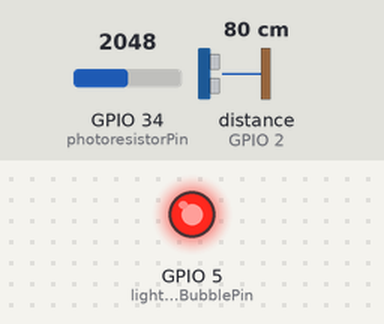
Bench run of a sketch on a simulated ESP32. Parts: output pins drawn as LEDs (lit = HIGH). Wiring (from diagram.json): ultrasonic range finder: trigger GPIO 4; echo GPIO 2. Inputs (shaded band) come from the test bench; at power-on: distance to the obstacle (sensor on GPIO 2) 80 cm, GPIO 34 (photoresistorPin) = 2048. The echo pulse lasts 58.3 µs per cm; WiFi joins after 1.5 s; servers stay silent unless stated; no MQTT or app messages arrive unless stated; pins used as bus, display or sensor lines are not drawn; what the sketch prints to the serial monitor is not drawn.

Above: at 2.7 s.
2.8 s: distance to the obstacle (sensor on GPIO 2) set to 193 cm
7.7 s: distance to the obstacle (sensor on GPIO 2) set to 202 cm
At 17.8 s:
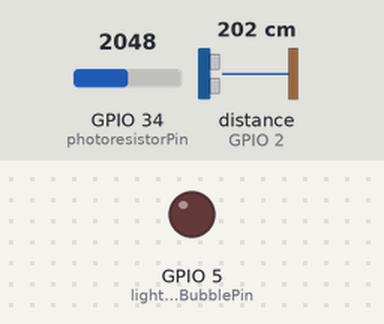
28.1 s: distance to the obstacle (sensor on GPIO 2) set to 2 cm
At 32.3 s:
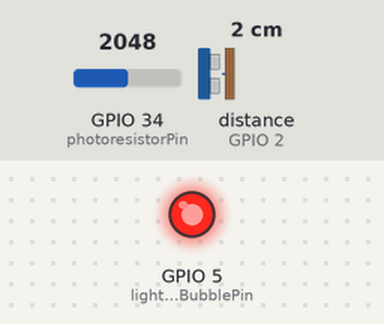
33.2 s: distance to the obstacle (sensor on GPIO 2) set to 250 cm
At 37.6 s:
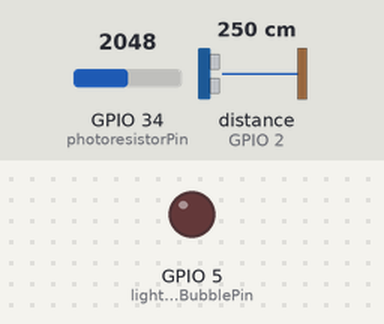
Timing chart, 0 to 43.3 s (numbered marks = the images above; inputs shaded):
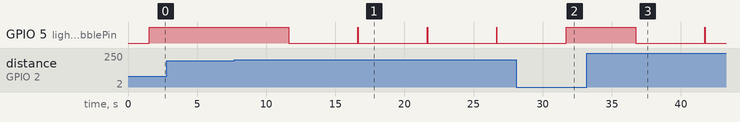

The sketch:

code.ino
```cpp
#include <WiFi.h>
#include <WiFiClientSecure.h>  // Secure TLS client
#include <PubSubClient.h>
#include <ArduinoJson.h>

// Wi-Fi Parameters
const char* WIFI_SSID = "Wokwi-GUEST";
const char* WIFI_PASSWORD = "";

// MQTT Server Parameters (TLS)
const char* MQTT_CLIENT_ID = "ESPLab5";
const char* MQTT_BROKER = "9635d68c61b74e0a9e7adb108b924247.s1.eu.hivemq.cloud";
const char* MQTT_USER = "SlaveClient";
const char* MQTT_PASSWORD = "RootP@ss1";
const char* MQTT_TOPIC = "Lab5_Temperature_Topic";
const int MQTT_PORT = 8883;  // Secure MQTT Port

WiFiClientSecure espClient;
PubSubClient client(espClient);

const int photoresistorPin = 34;
const int triggerPin = 4;
const int echoPin = 2;
const int lightWarningBubblePin = 5;
bool turned = true;
bool alert = false;

// Callback function for incoming MQTT messages
void callback(char* topic, byte* payload, unsigned int length) {
  Serial.print("Message received on topic: ");
  Serial.println(topic);

  String message;
  for (int i = 0; i < length; i++) {
    message += (char)payload[i];
  }
  Serial.print("Payload: ");
  Serial.println(message);

  DynamicJsonDocument doc(256);
  DeserializationError error = deserializeJson(doc, message);

  if (error) {
    Serial.print(F("Failed to parse JSON: "));
    Serial.println(error.c_str());
    return;
  }

  String stringtext = doc["Status"];
  if (stringtext == "off") {
    turned = false;
  } else if (stringtext == "on") {
    turned = true;
  }
}

void setup() {
  Serial.begin(115200);
  pinMode(photoresistorPin, INPUT);
  pinMode(triggerPin, OUTPUT);
  pinMode(echoPin, INPUT);
  pinMode(lightWarningBubblePin, OUTPUT);

  // Connect to WiFi
  Serial.print("Connecting to WiFi");
  WiFi.begin(WIFI_SSID, WIFI_PASSWORD);
  while (WiFi.status() != WL_CONNECTED) {
    Serial.print(".");
    delay(100);
  }
  Serial.println(" Connected!");

  // Secure connection for TLS
  espClient.setInsecure();  // Skips certificate validation (use only if needed)

  client.setServer(MQTT_BROKER, MQTT_PORT);
  client.setCallback(callback);  // Set the callback function for incoming messages
  client.setKeepAlive(60);

  Serial.print("Connecting to MQTT server... ");
  while (!client.connected()) {
    if (client.connect(MQTT_CLIENT_ID, MQTT_USER, MQTT_PASSWORD)) {
      Serial.println("Connected!");
      client.subscribe(MQTT_TOPIC);  // Subscribe to MQTT topic
    } else {
      Serial.print("Failed, rc=");
      Serial.print(client.state());
      Serial.println(" Retrying in 5 seconds...");
      delay(5000);
    }
  }
}

void loop() {
  client.loop();
  String message = "";

  if (analogRead(photoresistorPin) > 2000 && turned) {
    digitalWrite(lightWarningBubblePin, HIGH);

    // Trigger ultrasonic sensor
    digitalWrite(triggerPin, LOW);
    delay(2);
    digitalWrite(triggerPin, HIGH);
    delay(10);
    digitalWrite(triggerPin, LOW);

    long value = pulseIn(echoPin, HIGH);
    double meters = value / 58.0;  // Convert to centimeters

    Serial.print("Distance: ");
    Serial.print(meters);
    Serial.println(" cm");

    if (meters > 200) {
      digitalWrite(lightWarningBubblePin, LOW);
      if (alert) {
        alert = false;
        message = "{\"Alert\":\"All Good!\"}";
        client.publish(MQTT_TOPIC, message.c_str(), true);
        Serial.print("Broker Status:");
        Serial.print(client.state());
        Serial.println();
      }
    } else {
      alert = true;
      message = "{\"Alert\":\"Someone Close!\"}";
      client.publish(MQTT_TOPIC, message.c_str(), true);
      Serial.print("Broker Status:");
      Serial.print(client.state());
      Serial.println();
    }
  } else if (analogRead(photoresistorPin) > 2000) {
    message = "{\"Alert\":\"System disabled!\"}";
    client.publish(MQTT_TOPIC, message.c_str(), true);
    Serial.print("Broker Status:");
    Serial.print(client.state());
    Serial.println();
  }

  client.loop();
  delay(5000);
}
```

Measured:
- the behaviour switches between 198 and 199 cm on distance to the obstacle (sensor on GPIO 2) (found by bisection; images 0 and 1)
- after the input at 2.8 s, every drawn part: stays the same
- after the input at 7.7 s, GPIO 5 (lightWarningBubblePin): alternates HIGH for 0.02 s and LOW for 5.0 s, starting after 3.9 s
- after the input at 28.1 s, GPIO 5 (lightWarningBubblePin): goes on until 31.7 s, then stays HIGH
- after the input at 33.2 s, GPIO 5 (lightWarningBubblePin): HIGH → LOW after 3.5 s, → HIGH 5.0 s later, → LOW 0.03 s later
